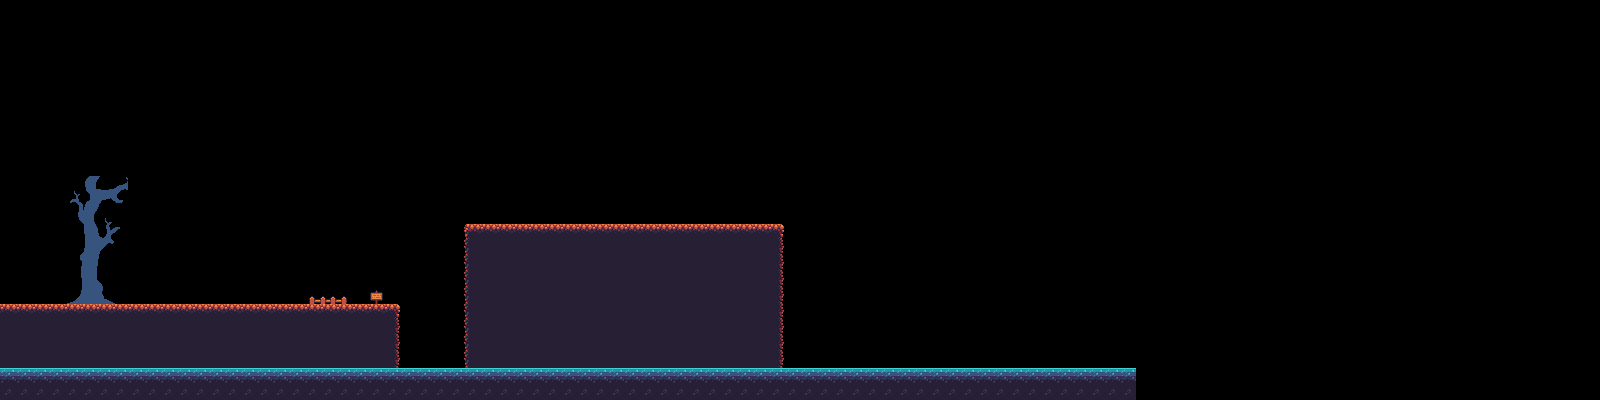

A 2D game scene composited from a Tiled map and its tileset images. What follows is a short description and the map's XML, with each tile layer's data collapsed to a summary:
An orthogonal 100x25 tile map with 16x16 px tiles, 4 tile layers (water, ground, Background, Goal).

<map version="1.10" tiledversion="1.11.0" orientation="orthogonal" renderorder="right-down" width="100" height="25" tilewidth="16" tileheight="16" infinite="0" nextlayerid="5" nextobjectid="1">
 <tileset firstgid="1" source="sheet.tsx" />
 <layer id="1" name="water" width="100" height="25">
  <data>[2500 cells, 142 non-empty, 2 distinct tile ids]</data>
 </layer>
 <layer id="2" name="ground" width="100" height="25">
  <data>[2500 cells, 276 non-empty, 6 distinct tile ids]</data>
 </layer>
 <layer id="3" name="Background" width="100" height="25">
  <data>[2500 cells, 40 non-empty, 38 distinct tile ids]</data>
 </layer>
 <layer id="4" name="Goal" width="100" height="25">
  <data>[2500 cells, 0 non-empty, 0 distinct tile ids]</data>
 </layer>
</map>
